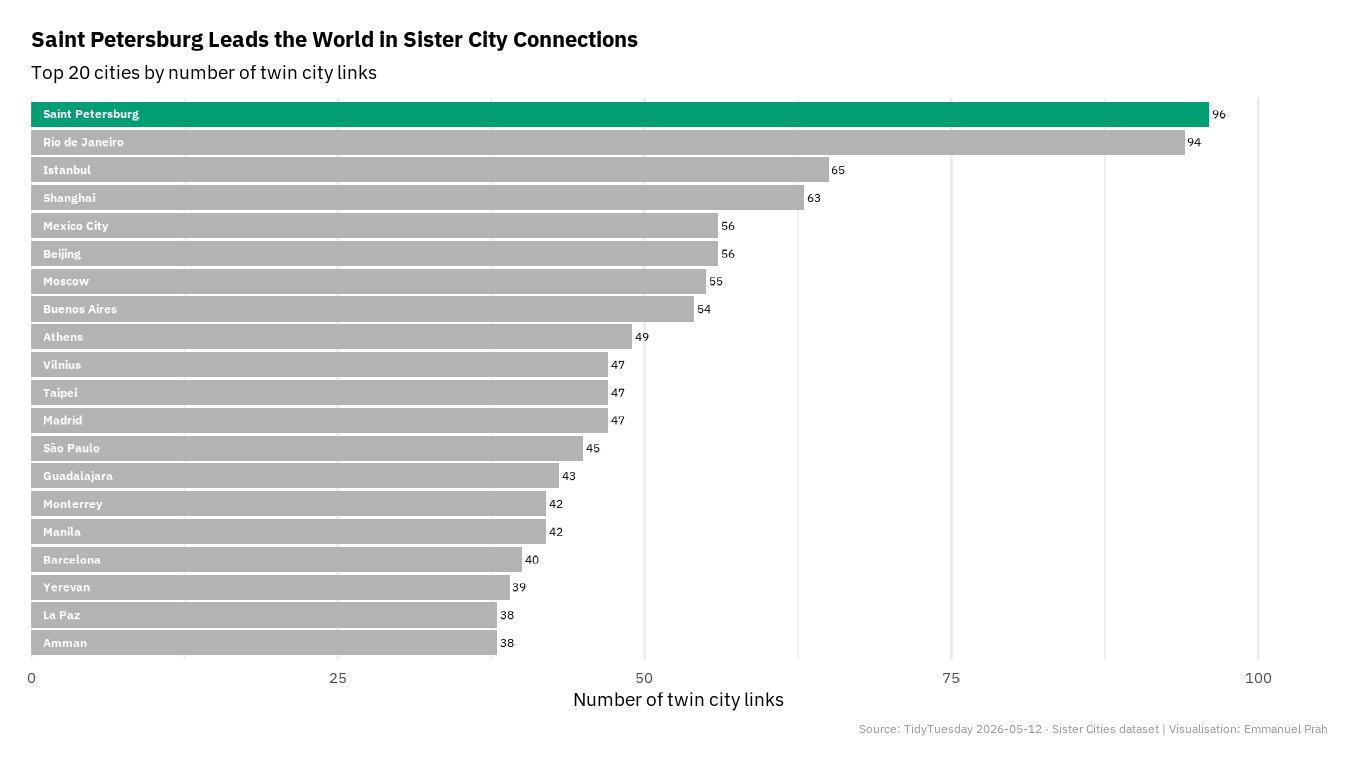

This figure's R source:
library(igraph)   # load before tidyverse to avoid masking conflicts
library(tidyverse)
library(showtext)

font_add_google("IBM Plex Sans", "ibm")
showtext_auto()

# --- Load data ---
tuesdata <- tidytuesdayR::tt_load('2026-05-12')
cities   <- tuesdata$cities
links    <- tuesdata$links

# --- Clean ---
cities_v <- cities |>
  rename(city_name = name, country_code = countrycd,
         longitude = lng, latitude = lat)

# --- Build graph & compute degree ---
g <- igraph::graph_from_data_frame(links, directed = FALSE, vertices = cities_v)

city_degree <- tibble(id = igraph::V(g)$name, degree = igraph::degree(g)) |>
  left_join(cities_v |> select(id, city_name, country, continent), by = "id") |>
  arrange(desc(degree))

# --- Top 20 most connected cities ---
city_degree |>
  slice_head(n = 20) |>
  mutate(
    city_name = fct_reorder(city_name, degree),
    highlight = city_name == "Saint Petersburg"
  ) |>
  ggplot(mapping = aes(x = degree, y = city_name, fill = highlight)) +
  geom_col() +
  geom_text(
    aes(x = 1, label = city_name),
    hjust = 0, color = "white", fontface = "bold", size = 3.2,
    family = "ibm"
  ) +
  geom_text(aes(label = degree), hjust = -0.2, size = 3.2, family = "ibm") +
  scale_x_continuous(
    expand = expansion(mult = c(0, 0.1)),
    labels = scales::label_comma()
  ) +
  scale_fill_manual(values = c("TRUE" = "#009E73", "FALSE" = "grey70")) +
  scale_y_discrete(labels = NULL) +
  labs(
    title    = "Saint Petersburg Leads the World in Sister City Connections",
    subtitle = "Top 20 cities by number of twin city links",
    x        = "Number of twin city links",
    y        = NULL,
    caption  = "Source: TidyTuesday 2026-05-12 · Sister Cities dataset | Visualisation: Emmanuel Prah"
  ) +
  theme_minimal(base_size = 14, base_family = "ibm") +
  theme(
    panel.grid.major.y = element_blank(),
    plot.title         = element_text(face = "bold", hjust = 0),
    plot.subtitle      = element_text(hjust = 0),
    plot.caption       = element_text(color = "grey60", size = 9, hjust = 1),
    plot.margin        = margin(15, 15, 15, 15),
    legend.position    = "none"
  )

ggsave("sister_cities_top20.png", width = 23, height = 13, units = "cm",
       dpi = 150, bg = "white")
